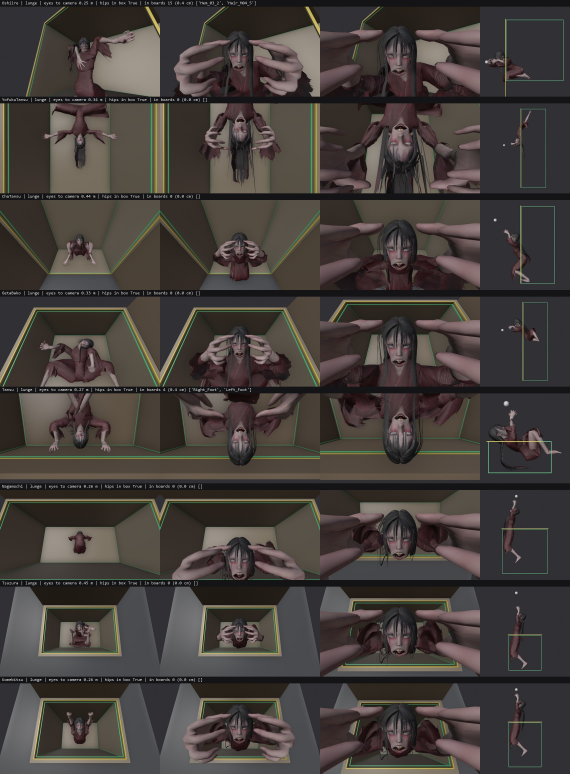
#> input picture Assets/_Art/Source~/HakoOnna/HakoOnna_Poses_lunge.jpg, 1710 x 2320 px, given in place of japanese_cedar_planks_diff_1k.jpg, which was not available (shown at 1/3 size)
$ python age_wood.py '../Source~/HakoOnna'
#> lines starting #> are read from the running program, lines starting #| are printed output that depends on the picture
"""Make the 'aged' diffuse maps: the Poly Haven originals are too orange for this house.
usage: python -I age_wood.py <PolyHaven dir>
Reads <id>/<id>_diff_1k.jpg, writes <id>/<id>_diff_aged.jpg (run before make_textures.py, which rotates the cedar map).
These are the values used on 2026-11-19; the 1k originals were deleted afterwards."""
import os, sys
from PIL import Image, ImageEnhance

root = sys.argv[1]
for aid, sat, bri in (("japanese_cedar_planks", .42, .85),
                      ("wood_cabinet_worn_long", .5, 1.15),
                      ("wood_table_worn", .7, 1.05)):
    src = os.path.join(root, aid, f"{aid}_diff_1k.jpg")
    dst = os.path.join(root, aid, f"{aid}_diff_aged.jpg")
    im = Image.open(src).convert("RGB")
#> im is the input picture: PIL image 1710x2320 RGB; mean R, G, B 68.7, 62.8, 59.2
    im = ImageEnhance.Brightness(ImageEnhance.Color(im).enhance(sat)).enhance(bri)
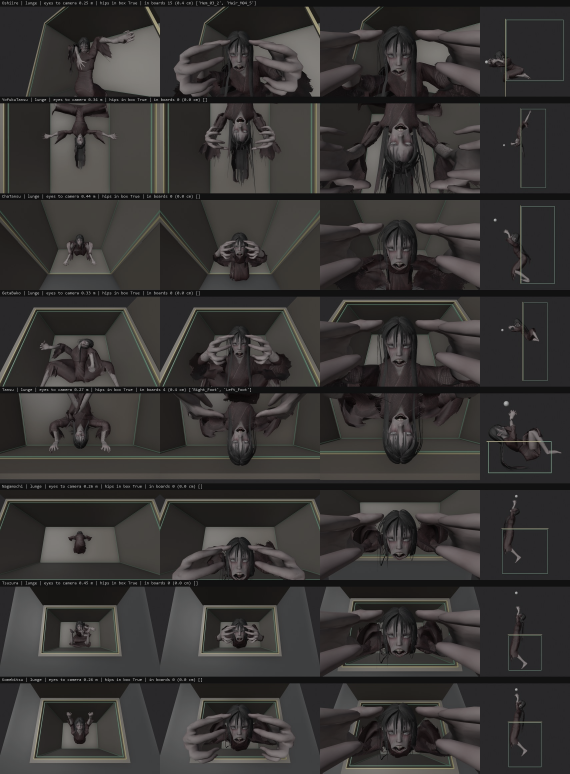
#> im: PIL image 1710x2320 RGB (shown at 1/3 size); mean R, G, B 55.3, 53.2, 51.9
    im.save(dst, quality=92)
    print(dst, im.size)
#| ../Source~/HakoOnna/japanese_cedar_planks/japanese_cedar_planks_diff_aged.jpg (1710, 2320)
#> pass 2 of the loop `for aid, sat, bri in (("japanese_cedar_planks", .42, .85),`:
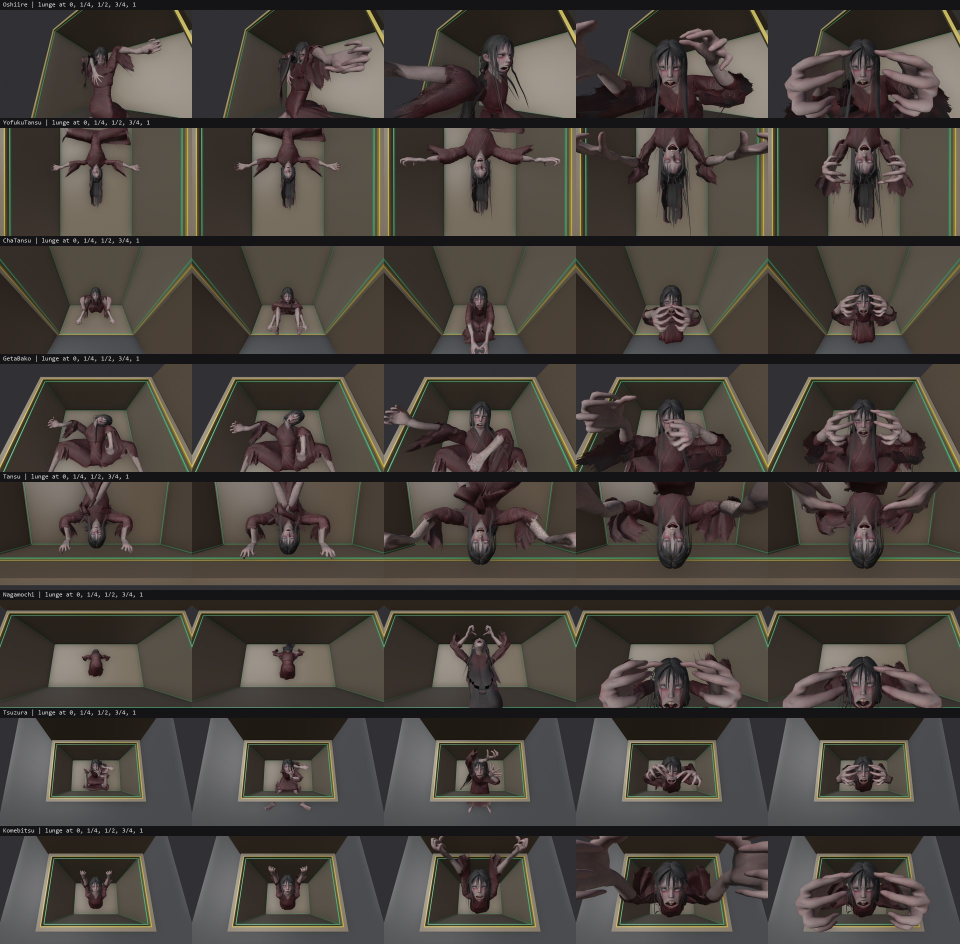
#> input picture Assets/_Art/Source~/HakoOnna/HakoOnna_Poses_motion.jpg, 1920 x 1888 px, given in place of wood_cabinet_worn_long_diff_1k.jpg, which was not available (shown at 1/2 size)
#> im is the input picture: PIL image 1920x1888 RGB; mean R, G, B 71.8, 66.3, 60.5
#> `im = ImageEnhance.Brightness(ImageEnhance.Color(im).enhance(sat)).enha..`:
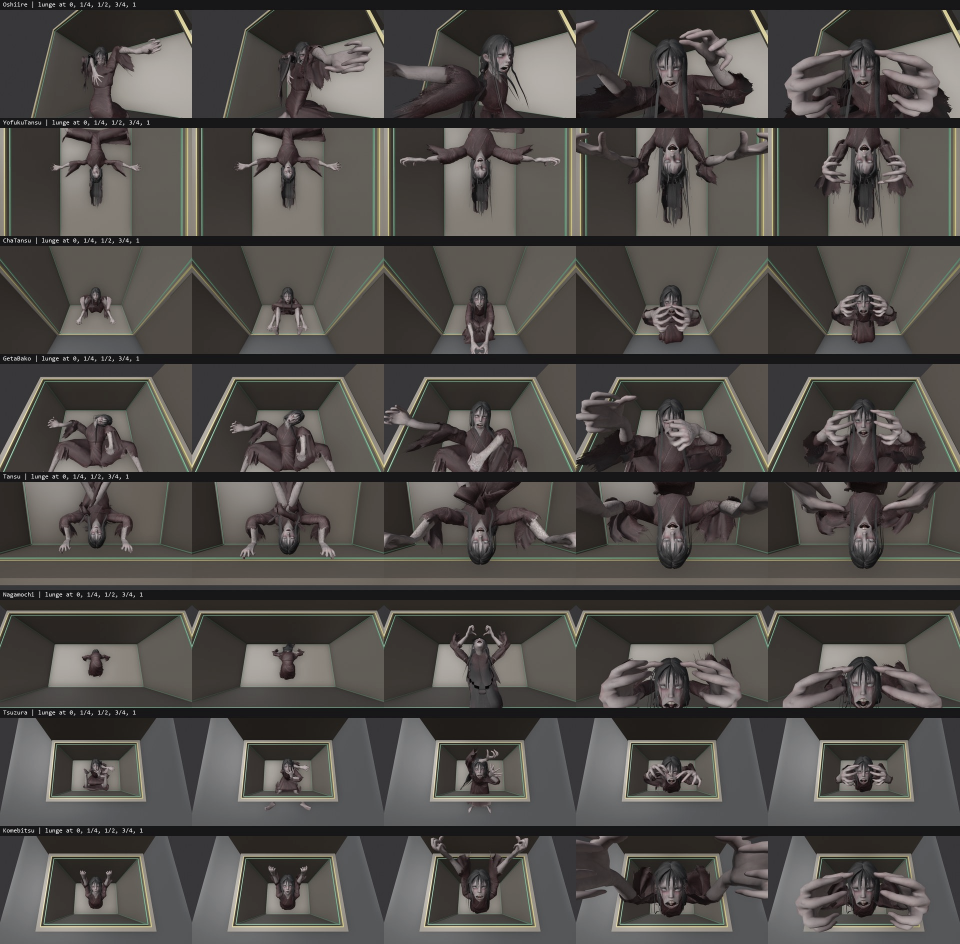
#> im: PIL image 1920x1888 RGB (shown at 1/2 size); mean R, G, B 79.3, 76, 72.7
#| ../Source~/HakoOnna/wood_cabinet_worn_long/wood_cabinet_worn_long_diff_aged.jpg (1920, 1888)
